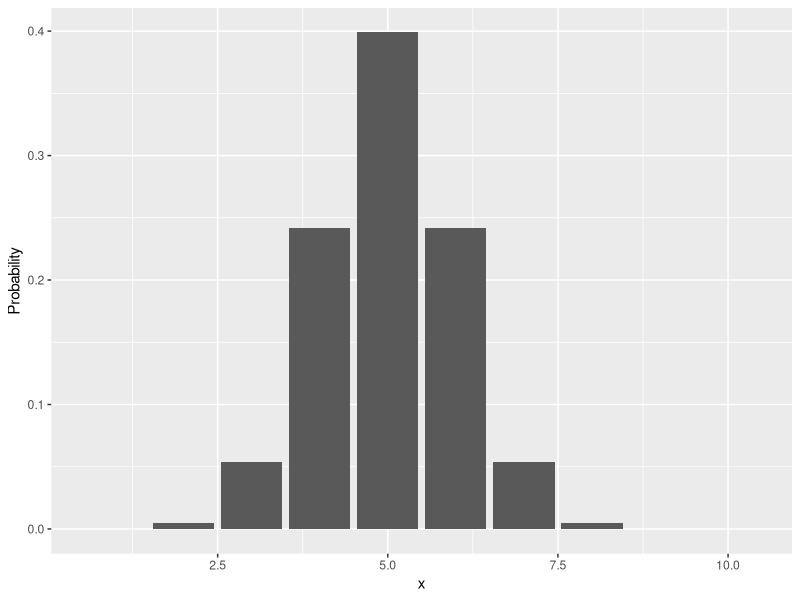

The R script that drew this image:
## ---- chunk 1
# Calculate the probabilities of a normally distributed random variable
library(ggplot2)
p = dnorm(1:10, mean = 5, sd = 1)
p
ggplot(data.frame(Probability = p, x = 1:10), aes(x = x, y = Probability)) +
  geom_bar(stat = "identity")
